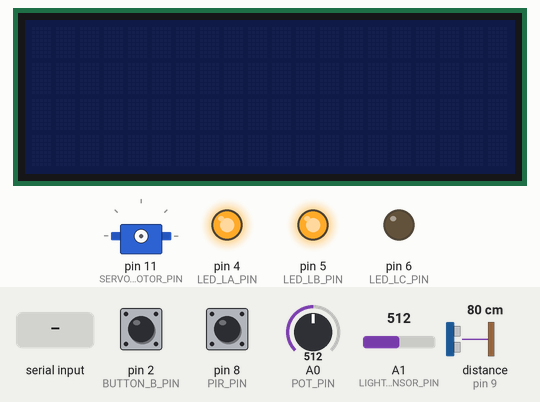
Bench run of a sketch on a simulated Arduino Uno, built with avr-gcc and run on an emulated ATmega328P. Shown: 20×4 character LCD, servo, output pins drawn as LEDs (lit = HIGH). Wiring (inferred from the names in the program): ultrasonic range finder: trigger pin 10; echo pin 9. The test bench sets the inputs (shaded band); at power-on: distance to the obstacle (sensor on pin 9) 80 cm, pin 2 (BUTTON_B_PIN) LOW, pin 8 (PIR_PIN) HIGH, A0 (POT_PIN) = 512, A1 (LIGHT_SENSOR_PIN) = 512. The echo pulse lasts 58.3 µs per cm; pins used as bus, display or sensor lines are not drawn; what the sketch prints to the serial monitor is not drawn.

Above: at 1.2 s.
1.3 s: distance to the obstacle (sensor on pin 9) set to 9 cm
At 2.8 s:
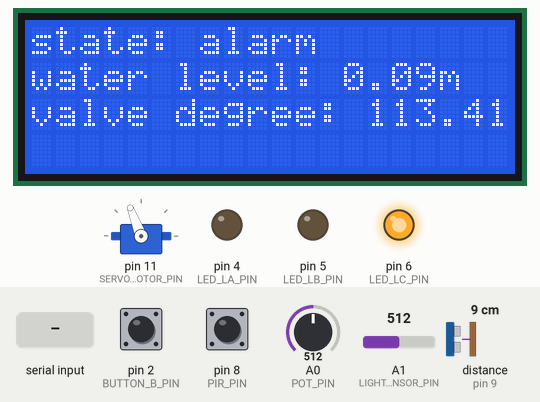
5.5 s: distance to the obstacle (sensor on pin 9) set to 18 cm
At 7.3 s:
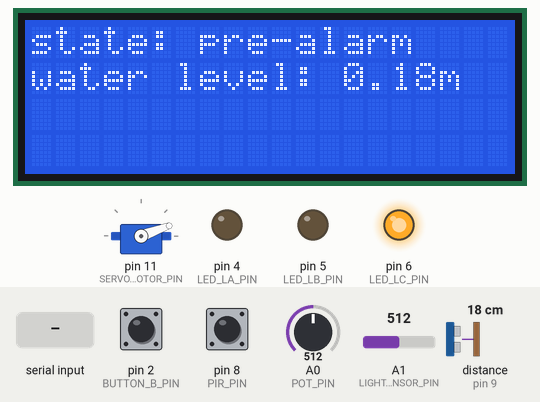
8.0 s: distance to the obstacle (sensor on pin 9) set to 2 cm
At 8.3 s:
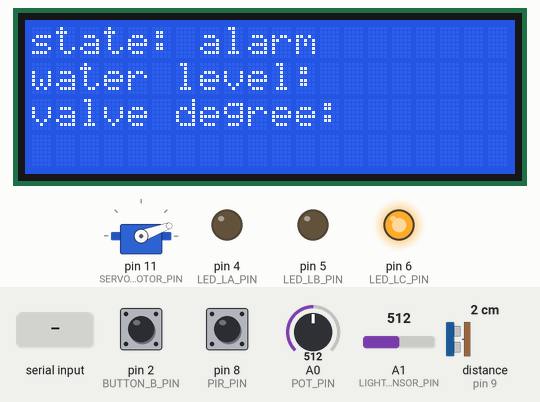
10.0 s: pin 2 (BUTTON_B_PIN) pulled HIGH for 0.15 s
At 11.7 s:
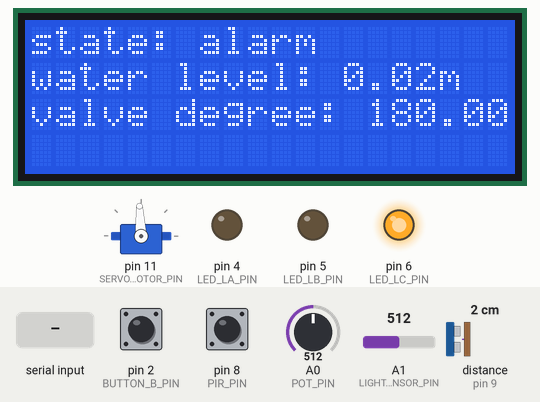
12.0 s: "valve-124.24\n" received over Serial
At 13.7 s:
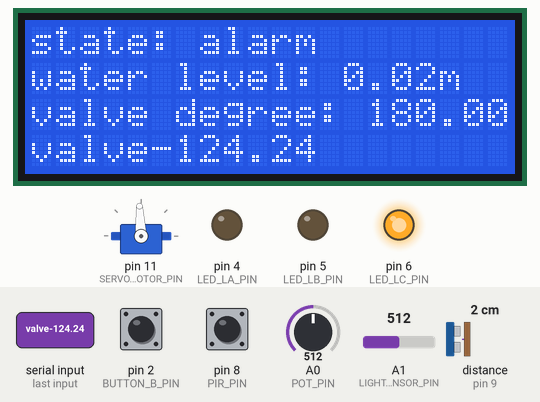
14.0 s: distance to the obstacle (sensor on pin 9) set to 14 cm
At 14.9 s:
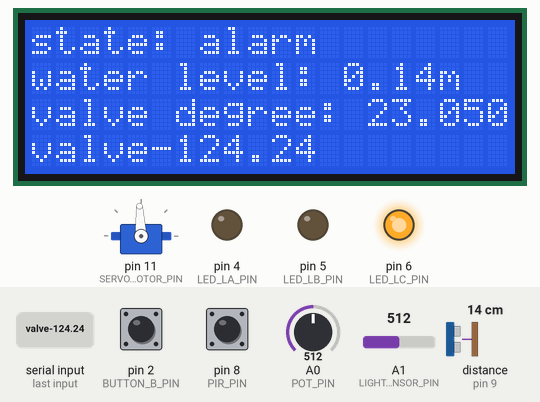
15.5 s: distance to the obstacle (sensor on pin 9) set to 18 cm
Timing chart, 0 to 18.5 s (numbered marks = the images above; inputs shaded):
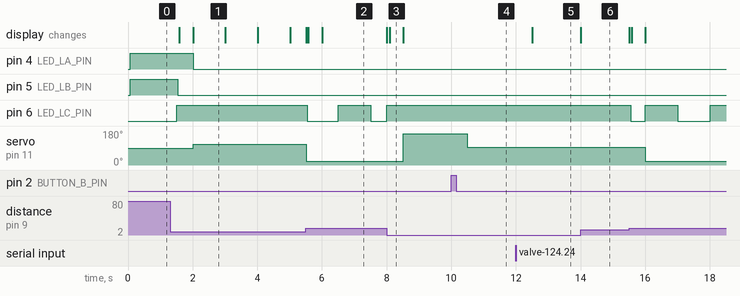

Measured:
- after the input at 1.3 s, pin 5 (LED_LB_PIN): HIGH → LOW after 0.24 s; pin 6 (LED_LC_PIN): LOW → HIGH after 0.20 s; servo on pin 11 (SERVO_MOTOR_PIN): 90° → 111° after 0.72 s; the display: first changes after 0.29 s (image 1 shows a later state)
- after the input at 5.5 s, pin 6 (LED_LC_PIN): HIGH → LOW after 0.05 s, → HIGH 0.96 s later, → LOW 1.0 s later; servo on pin 11 (SERVO_MOTOR_PIN): 111° → 20° at once; the display: first changes at once (image 2 shows a later state)
- after the input at 8.0 s, servo on pin 11 (SERVO_MOTOR_PIN): 20° → 165° after 0.51 s; the display: first changes at once (image 3 shows a later state)
- after the input at 10.0 s, servo on pin 11 (SERVO_MOTOR_PIN): 165° → 93° after 0.50 s
- after the input at 12.0 s, the display: changes after 0.51 s (image 5)
- after the input at 14.0 s, the display: changes at once (image 6)
- after the input at 15.5 s, pin 6 (LED_LC_PIN): HIGH → LOW after 0.05 s, → HIGH 0.46 s later, → LOW 1.0 s later, → HIGH 1.0 s later; servo on pin 11 (SERVO_MOTOR_PIN): 93° → 20° after 0.51 s

The sketch:

assignment_02.ino
```cpp
#include "Scheduler.h"
#include "Taskcontroller.h"
#include "TaskFactory.h"
//#include "Config.h"

void setup(){
  Serial.begin(9600);
  Scheduler::init(PERIOD);
  TaskController* t0 = new TaskController();
  t0->init(0);
  Scheduler::addTask(t0);

}

void loop(){
  Scheduler::schedule();
}
```

BlinkTask.cpp
```cpp
#include "BlinkTask.h"

BlinkTask::BlinkTask(int pin) {
  this->pin = pin;
}

void BlinkTask::init(int period) {
  Task::init(period);
  led = new Led(pin);
  state = OFF;
}
void BlinkTask::setActive(bool active) {
  Task::setActive(active);
  if (!active) {
    this->led->switchOff();
    this->state = OFF;
  }
}

void BlinkTask::execute() {
  switch (state) {
    case OFF:
      led->switchOn();
      state = ON;
      break;
    case ON:
      led->switchOff();
      state = OFF;
      break;
  }
}
```

BlinkTask.h
```cpp
#ifndef __BLINKTASK__
#define __BLINKTASK__
#include "Led.h"
#include "Task.h"


class BlinkTask: public Task {

  int pin;
  Light* led;
  enum { ON, OFF} state;

public:
  BlinkTask(int pin);
  void execute();
  void init(int period);
  void setActive(bool active);
};

#endif
```

BridgeTask.cpp
```cpp
#include "BridgeTask.h"

void BridgeTask::updateWaterLevel(double waterLevel) {
  this->waterLevel = waterLevel;
};
```

BridgeTask.h
```cpp
#ifndef __BRIDGETASK__
#define __BRIDGETASK__
#include "Task.h"

class BridgeTask : public Task {
  protected:
  double waterLevel;
public:
  virtual void updateWaterLevel(double waterLevel);
};

#endif
```

ButtonImpl.cpp
```cpp
#include "ButtonImpl.h"
#include <Arduino.h>

ButtonImpl::ButtonImpl(const int pin) {
  this->pin = pin;
  pinMode(this->pin, INPUT);
  this->buttonPressed = false;
  this->lastButtonPressedTime = millis();
}

void ButtonImpl::polling(){
   if (digitalRead(this->pin) == HIGH) {
    long ts = millis();
    if (ts - lastButtonPressedTime > BOUNCING_TIME) {
      lastButtonPressedTime = ts;
      int buttonStatus = digitalRead(this->pin);
      if (buttonStatus == HIGH) {
        this->buttonPressed = !this->buttonPressed;
      }
    }
  }
}

void ButtonImpl::setButtonState(bool state){
  this->buttonPressed = state;
}

bool ButtonImpl::isButtonPressed() {
  return buttonPressed;
}
```

ButtonImpl.h
```cpp
#include "ButtonSensor.h"

#define BOUNCING_TIME 100

class ButtonImpl : public ButtonSensor {
private:
  int pin;
  bool buttonPressed;
  float lastButtonPressedTime;
public:
  ButtonImpl(const int pin);
  bool isButtonPressed();
  void polling();
  void setButtonState(bool state);
};
```

ButtonSensor.h
```cpp
#ifndef __BUTTONSENSOR__
#define __BUTTONSENSOR__

class ButtonSensor {

public:
  virtual void polling() = 0;
  virtual bool isButtonPressed() = 0;
  virtual void setButtonState(bool state) = 0;
};
#endif
```

Led.cpp
```cpp
#include "Led.h"
#include "Arduino.h"

Led::Led(int pin){
  this->pin = pin;
  pinMode(pin,OUTPUT);
}

void Led::switchOn(){
  digitalWrite(pin,HIGH);
}

void Led::switchOff(){
  digitalWrite(pin,LOW);
};
```

Led.h
```cpp
#ifndef __LED__
#define __LED__

#include "Light.h"

class Led: public Light {
public:
  Led(int pin);
  void switchOn();
  void switchOff();
private:
  int pin;
};

#endif
```

Light.h
```cpp
#ifndef __LIGHT__
#define __LIGHT__

class Light {
public:
  virtual void switchOn() = 0;
  virtual void switchOff() = 0;
};

#endif
```

LightSensor.h
```cpp
#ifndef __LIGHTSENSOR__
#define __LIGHTSENSOR__

class LightSensor {

public:
  virtual int getLightIntensity() = 0;

};
#endif
```

LightSensorImpl.cpp
```cpp
#include "LightSensorImpl.h"
#include "Arduino.h"

LightSensorImpl::LightSensorImpl(int pin){
  this->pin = pin;
}

int LightSensorImpl::getLightIntensity(){
  int value = analogRead(pin);
  return map(value,0,1000,0,255);

}
```

LightSensorImpl.h
```cpp
#include "LightSensor.h"

class LightSensorImpl: public LightSensor {

public:
  LightSensorImpl(int pin);
  int getLightIntensity();

private:
  int pin;
};
```

MsgService.cpp
```cpp
#include "Arduino.h"
#include "MsgService.h"

String content;

MsgServiceClass MsgService;

bool MsgServiceClass::isMsgAvailable(){
  return msgAvailable;
}

Msg* MsgServiceClass::receiveMsg(){
  if (msgAvailable){
    Msg* msg = currentMsg;
    msgAvailable = false;
    currentMsg = NULL;
    content = "";
    return msg;
  } else {
    return NULL;
  }
}

void MsgServiceClass::init(){
  Serial.begin(9600);
  content.reserve(256);
  content = "";
  currentMsg = NULL;
  msgAvailable = false;
}

void MsgServiceClass::sendMsg(const String& msg){
  Serial.println(msg);
}

void serialEvent() {
  /* reading the content */
  while (Serial.available()) {
    char ch = (char) Serial.read();
    if (ch == '\n'){
      MsgService.currentMsg = new Msg(content);
      MsgService.msgAvailable = true;
    } else {
      content += ch;
    }
  }
}

bool MsgServiceClass::isMsgAvailable(Pattern& pattern){
  return (msgAvailable && pattern.match(*currentMsg));
}

Msg* MsgServiceClass::receiveMsg(Pattern& pattern){
  if (msgAvailable && pattern.match(*currentMsg)){
    Msg* msg = currentMsg;
    msgAvailable = false;
    currentMsg = NULL;
    content = "";
    return msg;
  } else {
    return NULL;
  }

}
```

MsgService.h
```cpp
#ifndef __MSGSERVICE__
#define __MSGSERVICE__

#include "Arduino.h"

class Msg {
  String content;

public:
  Msg(String content){
    this->content = content;
  }

  String getContent(){
    return content;
  }
};

class Pattern {
public:
  virtual boolean match(const Msg& m) = 0;
};

class MsgServiceClass {

public:

  Msg* currentMsg;
  bool msgAvailable;

  void init();

  bool isMsgAvailable();
  Msg* receiveMsg();

  bool isMsgAvailable(Pattern& pattern);

  /* note: message deallocation is responsibility of the client */
  Msg* receiveMsg(Pattern& pattern);

  void sendMsg(const String& msg);
};

extern MsgServiceClass MsgService;

#endif
```

Pir.h
```cpp
#ifndef __PIR__
#define __PIR__

class Pir {

public:
  virtual bool isDetected() = 0;
};
#endif
```

Pirimpl.cpp
```cpp
#include "Pirimpl.h"
#include "Arduino.h"

PirImpl::PirImpl(int pin){
  this->pin = pin;
  this->detectedStatus = false;
}

static void print(int current){
  if (current) {
      Serial.println("detected!");
    } else {
      Serial.println("no more detected.");
    }
}

bool PirImpl::isDetected(){
   int current = digitalRead(this->pin);
  if (current != detectedStatus ){
    detectedStatus = current;
    //print(current);
  }
  return detectedStatus;
}
```

Pirimpl.h
```cpp
#include "Pir.h"

class PirImpl: public Pir {

public:
  PirImpl(int pin);
  bool isDetected();

private:
  int pin;
  bool detectedStatus;
};
```

Scheduler.cpp
```cpp
#include "Scheduler.h"
#include <TimerOne.h>

extern int Scheduler::basePeriod = 0;
extern int Scheduler::nTasks = 0;
Task* Scheduler::taskList[MAX_TASKS];
volatile bool timerFlag;

void timerHandler(void) {
  timerFlag = true;
}

void Scheduler::init(int basePeriod) {
  Scheduler::basePeriod = basePeriod;
  timerFlag = false;
  long period = 1000l * basePeriod;
  Timer1.initialize(period);
  Timer1.attachInterrupt(timerHandler);
  Scheduler::nTasks = 0;
}

bool Scheduler::addTask(Task* task) {
  if (Scheduler::nTasks < MAX_TASKS - 1) {
    Scheduler::taskList[Scheduler::nTasks] = task;
    Scheduler::nTasks++;
    return true;
  } else {
    return false;
  }
}

void Scheduler::schedule() {
  while (!timerFlag) {}
  timerFlag = false;

  for (int i = 0; i < Scheduler::nTasks; i++) {
    if (taskList[i]->isActive() && taskList[i]->updateAndCheckTime(Scheduler::basePeriod)) {
      taskList[i]->execute();
    }
  }
}
```

Scheduler.h
```cpp
#ifndef __SCHEDULER__
#define __SCHEDULER__

#include "Task.h"

#define MAX_TASKS 50
/* TO-DO
  create scheduler constructor as static,
  and using reference instance instead of
  method static in all of the program
*/
class Scheduler {
  static int basePeriod;
  static int nTasks;
  static Task* taskList[MAX_TASKS];
  Scheduler(){};//static
public:
  static void init(int basePeriod);
  static bool addTask(Task* task);
  static void schedule();
};

#endif
```

Sonar.h
```cpp
#ifndef __SONARSENSOR__
#define __SONARSENSOR__

class SonarSensor {

public:
  virtual float getDistance() = 0;

};
#endif
```

SonarImpl.cpp
```cpp
#include "HardwareSerial.h"
#include "SonarImpl.h"
#include "Arduino.h"

SonarImpl::SonarImpl(const int trigPin, const int echoPin){
  this->trigPin = trigPin;
  this->echoPin = echoPin;
  pinMode(trigPin, OUTPUT);
  pinMode(echoPin, INPUT);
}

float SonarImpl::getDistance(){
    /* invio impulso */
    digitalWrite(trigPin,LOW);
    delayMicroseconds(3);
    digitalWrite(trigPin,HIGH);
    delayMicroseconds(5);
    digitalWrite(trigPin,LOW);

    /* ricevi l’eco */
    float tUS = pulseIn(echoPin, HIGH);
    float t = tUS / 1000.0 / 1000.0 / 2;
    float d = t*vs;
    return d;
}
```

SonarImpl.h
```cpp
#include "Sonar.h"

class SonarImpl: public SonarSensor {

public:
  SonarImpl(const int trigPin, const int echoPin);
  float getDistance();
private:
  const float vs = 331.45 + 0.62*20;
  int trigPin;
  int echoPin;
};
```

Task.h
```cpp
#ifndef __TASK__
#define __TASK__

class Task {
  int myPeriod;
  int timeElapsed;
  bool active;

public:
  virtual void init(int period) {
    myPeriod = period;
    timeElapsed = 0;
    active = false;
  }

  virtual void execute();

  virtual bool updateAndCheckTime(int basePeriod) {
    timeElapsed += basePeriod;
    if (timeElapsed >= myPeriod) {
      timeElapsed = 0;
      return true;
    } else {
      return false;
    }
  }

  virtual void setActive(bool active) {
    this->active = active;
  }

  void changeFrequency(int period) {
    myPeriod = period;
  }

  bool isActive() {
    return active;
  }
};

#endif
```

TaskFactory.cpp
```cpp
#include "WString.h"
#include "HardwareSerial.h"
#include "Arduino.h"
#include "TaskFactory.h"
#include "Config.h"
#include "Scheduler.h"

ServoMotor* pMotor = new ServoMotorImpl(SERVO_MOTOR_PIN);
SonarSensor* sonar = new SonarImpl(SONAR_TRIG_PIN, SONAR_ECHO_PIN);


double rangeConverter(double value, double a1, double b1, double a2, double b2) {
  return (value - a1) / (b1 - a1) * (b2 - a2) + a2;
}

double waterLevelToValveDegree(float val) {
  val = rangeConverter(val, ALARMWATERLEVEL, WL_MAX, 0.0, 180.0);  // scale it to use it with the servo (value between 0 and 180)
  val = max(val, 0);
  val = min(val, 180);
  return val;
}


NormalTask::NormalTask(LiquidCrystal_I2C* lcd) {
  this->lcd = lcd;
}

PreAlarmTask::PreAlarmTask(LiquidCrystal_I2C* lcd) {
  this->lcd = lcd;
}

AlarmTask::AlarmTask(LiquidCrystal_I2C* lcd) {
  this->lcd = lcd;
}

void NormalTask::init(int period) {
  Task::init(period);
  this->ledB = new Led(LED_LB_PIN);
}
void NormalTask::execute() {

  // the green led LB is on and LC is off – it means that the bridge can be used.
}

void NormalTask::updateWaterLevel(double waterLevel){};
void NormalTask::setActive(bool active) {
  Task::setActive(active);
  active ? this->ledB->switchOn() : this->ledB->switchOff();
  if (active) {
    lcd->clear();
    lcd->noDisplay();
    lcd->noBacklight();
    MsgService.sendMsg("state-normal");
  }
}


void PreAlarmTask::init(int period) {
  Task::init(period);
  this->blinking = new BlinkTask(LED_LC_PIN);  //blinking led LC
  this->blinking->init(1000);                  //led blink of 2seconds
  Scheduler::addTask(this->blinking);
}

void PreAlarmTask::execute() {
  //The red led LC starts blinking with a period of 2 seconds.
  //The LCD is turned on, informing about the pre-alarm and displaying the current water level
  //BridgeTask::waterLevel;
  float level = sonar->getDistance();
  lcd->setCursor(13, 1);
  lcd->print(level + String("m"));
}

void PreAlarmTask::setActive(bool active) {
  this->blinking->setActive(active);
  Task::setActive(active);
  if (active) {
    lcd->backlight();
    lcd->display();
    lcd->clear();
    lcd->setCursor(0, 0);
    lcd->print("state: pre-alarm");
    lcd->setCursor(0, 1);
    lcd->print(String("water level: "));
    MsgService.sendMsg("state-prealarm");
  }
}


void AlarmTask::init(int period) {
  Task::init(period);
  this->humanTask = new HumanControllerTask(pMotor, lcd);
  this->humanTask->setActive(false);
  this->humanTask->init(PERIOD);
  Scheduler::addTask(this->humanTask);
  this->ledB = new Led(LED_LB_PIN);
  this->ledC = new Led(LED_LC_PIN);
  this->button = new ButtonImpl(BUTTON_B_PIN);
  valveTask = new TurnOffValveTask();
  valveTask->init(PERIOD);
  Scheduler::addTask(valveTask);
}

void AlarmTask::setActive(bool active) {
  if (active) {
    this->ledC->switchOn();
    pMotor->on();
    lcd->backlight();
    lcd->display();
    lcd->clear();
    lcd->setCursor(0, 0);
    lcd->print("state: alarm");
    lcd->setCursor(0, 1);
    lcd->print(String("water level: "));
    lcd->setCursor(0, 2);
    lcd->print(String("valve degree: "));
    //int str = String("valve-124.24").substring(6).toInt();
    //lcd->print(str);
    MsgService.sendMsg("state-alarm");
  } else {
    this->humanTask->setActive(active);
    this->ledB->switchOff();
    this->ledC->switchOff();
    this->button->setButtonState(false);
    valveTask->setActive(true);
  }
  Task::setActive(active);
}

void AlarmTask::execute() {
  /*
  The LCD is still on, informing about the alarm situation and displaying both the current water level and the opening degrees of the valve
  */
  float level = sonar->getDistance();

  lcd->setCursor(13, 1);
  lcd->print(level + String("m"));
  lcd->setCursor(14, 2);
  lcd->print(waterLevelToValveDegree(level));
  button->polling();

  float val = sonar->getDistance();
  //Serial.println(String("sonar-") + val);
  //Serial.flush();
  if (!button->isButtonPressed() && !humanTask->isActive()) {
    pMotor->setPosition(waterLevelToValveDegree(val));
  }
  this->humanTask->setActive(button->isButtonPressed());
}


HumanControllerTask::HumanControllerTask(ServoMotor* pMotor, LiquidCrystal_I2C* lcd) {
  this->pMotor = pMotor;
  this->lcd = lcd;
  angleValue = analogRead(POT_PIN);
}

void HumanControllerTask::init(int period) {
  Task::init(period);
  this->remoteControl = false;
}
void HumanControllerTask::execute() {
  /*check message sent from remote*/
  if (MsgService.isMsgAvailable()) {
    Msg* msg = MsgService.receiveMsg();
    if (msg->getContent() == "remotecontrol-on") {
      this->remoteControl = true;
    } else if (msg->getContent() == "remotecontrol-off") {
      this->remoteControl = false;
    } else if (String(msg->getContent()).substring(0, 6) == "valve-") {
      val = String(msg->getContent()).substring(6).toInt();
      val = max(val, 0);
      val = min(val, 180);
    /* NOT TO FORGET: message deallocation */
      lcd->setCursor(0, 3);
      lcd->print(msg->getContent());
    }
    delete msg;
  }

  //check potentiometer for motor
  potVal = analogRead(POT_PIN);
  potVal = map(potVal, 0, 1023, 0, 180);

  this->angleValue = this->remoteControl ? val : potVal;
  this->pMotor->setPosition(angleValue);
}


void HumanControllerTask::setActive(bool active) {
  Task::setActive(active);
  //active ? this->remoteControl = false : this->pMotor->off();
  if(!active){
    this->remoteControl = false;
  }
}


void TurnOffValveTask::init(int period) {
  Task::init(period);
}

void TurnOffValveTask::execute() {
  pMotor->setPosition(0);
  if (consumed) {
    pMotor->off();
    Task::setActive(false);
  } else {
    consumed = true;
  }
}

void TurnOffValveTask::setActive(bool active) {
  Task::setActive(active);
  active ? consumed = false : consumed = true;
}


void TurnOnLedForSecondsTask::init(int period) {
  Task::init(period);
  this->ledA = new Led(LED_LA_PIN);
}

void TurnOnLedForSecondsTask::execute() {
  this->setActive(false);
}

void TurnOnLedForSecondsTask::setActive(bool active) {
  //thing that will be executed
  Task::setActive(active);
  if (!active) {
    this->ledA->switchOff();
    MsgService.sendMsg("smartlight-off");
  } else {
    this->ledA->switchOn();
    MsgService.sendMsg("smartlight-on");
  }
}


void LigthningSubSystemTask::init(int period) {
  Task::init(period);
  pir = new PirImpl(PIR_PIN);

  this->lightSensor = new LightSensorImpl(LIGHT_SENSOR_PIN);
  this->pir = new PirImpl(PIR_PIN);
  this->ledATask = new TurnOnLedForSecondsTask();
  this->ledATask->init(T1);
  this->ledATask->setActive(true);
  Scheduler::addTask(this->ledATask);
}

void LigthningSubSystemTask::execute() {

  if (pir->isDetected() && this->lightSensor->getLightIntensity() <= THL) {
    this->ledATask->setActive(true);
  }
}
```

TaskFactory.h
```cpp
#ifndef __TASKFACTORY__
#define __TASKFACTORY__
#include "Task.h"
#include "BlinkTask.h"
#include "BridgeTask.h"
#include "Config.h"


class NormalTask : public BridgeTask {
private:
  Led* ledA;
  Led* ledB;
  LiquidCrystal_I2C* lcd;
public:
  NormalTask(LiquidCrystal_I2C* lcd);
  void init(int period);
  void execute();
  void updateWaterLevel(double waterLevel);
  void setActive(bool active);
};


class PreAlarmTask : public BridgeTask {
private:
  BlinkTask* blinking;
  LiquidCrystal_I2C* lcd;
public:
  PreAlarmTask(LiquidCrystal_I2C* lcd);
  void init(int period);
  void execute();
  void setActive(bool active);
};

class TurnOffValveTask : public Task {
private:
  bool consumed;
public:
  void init(int period);
  void execute();
  void setActive(bool active);
};

class AlarmTask : public BridgeTask {
private:
  Task* humanTask;
  TurnOffValveTask * valveTask;
  Led* ledC;
  Led* ledB;
  ButtonSensor* button;
  //SonarSensor* sonar;
  LiquidCrystal_I2C* lcd;
public:
  AlarmTask(LiquidCrystal_I2C* lcd);
  void setActive(bool active);
  void init(int period);
  void execute();
};


class LigthningSubSystemTask : public Task {
private:
  Task* ledATask;
  LightSensor* lightSensor;
  Pir* pir;
public:
  void init(int period);
  void execute();
};

class TurnOnLedForSecondsTask : public Task {
private:
  Led* ledA;
public:
  void init(int period);
  void execute();
  void setActive(bool active);
};


class HumanControllerTask : public Task {
private:
  ServoMotor* pMotor;
  int angleValue;
  bool remoteControl;
   LiquidCrystal_I2C* lcd;
   int val = 0, potVal = 0;
public:
  HumanControllerTask(ServoMotor* pMotor, LiquidCrystal_I2C* lcd);
  void init(int period);
  void execute();
  void setActive(bool active);
};


#endif
```

Taskcontroller.h
```cpp
#ifndef __TASKCONTROLLER__
#define __TASKCONTROLLER__
#include "TaskFactory.h"
#include "Config.h"
#define MAX_TASKS 10

class TaskController : public Task {
private:
  int nTasks = 0;
  bool addTask(BridgeTask* task);
  BridgeTask* taskList[MAX_TASKS];
  Task* smartLightSystem;
  SonarSensor* sonar;
  LiquidCrystal_I2C lcd = LiquidCrystal_I2C(0x27, 20, 4);
  /*assign enum to waterstate doesn't work runtime
  enum STATE{ NORMAL=0,
         PREALARM=1,
         ALARM=2 } ;*/
  int waterState;
public:
  void init(int period);
  void execute();
  Task** getTask();
  int getNTask();
};

#endif
```

servo_motor.h
```cpp
#ifndef __SERVO_MOTOR__
#define __SERVO_MOTOR__

class ServoMotor {

public:
  virtual void on() = 0;
  virtual void setPosition(int angle) = 0;
  virtual void off() = 0;
};

#endif
```

Source omitted: Taskcontroller.cpp (2290 bytes), servo_motor_impl.cpp (417 bytes), servo_motor_impl.h (327 bytes), Config.h (1055 bytes)
